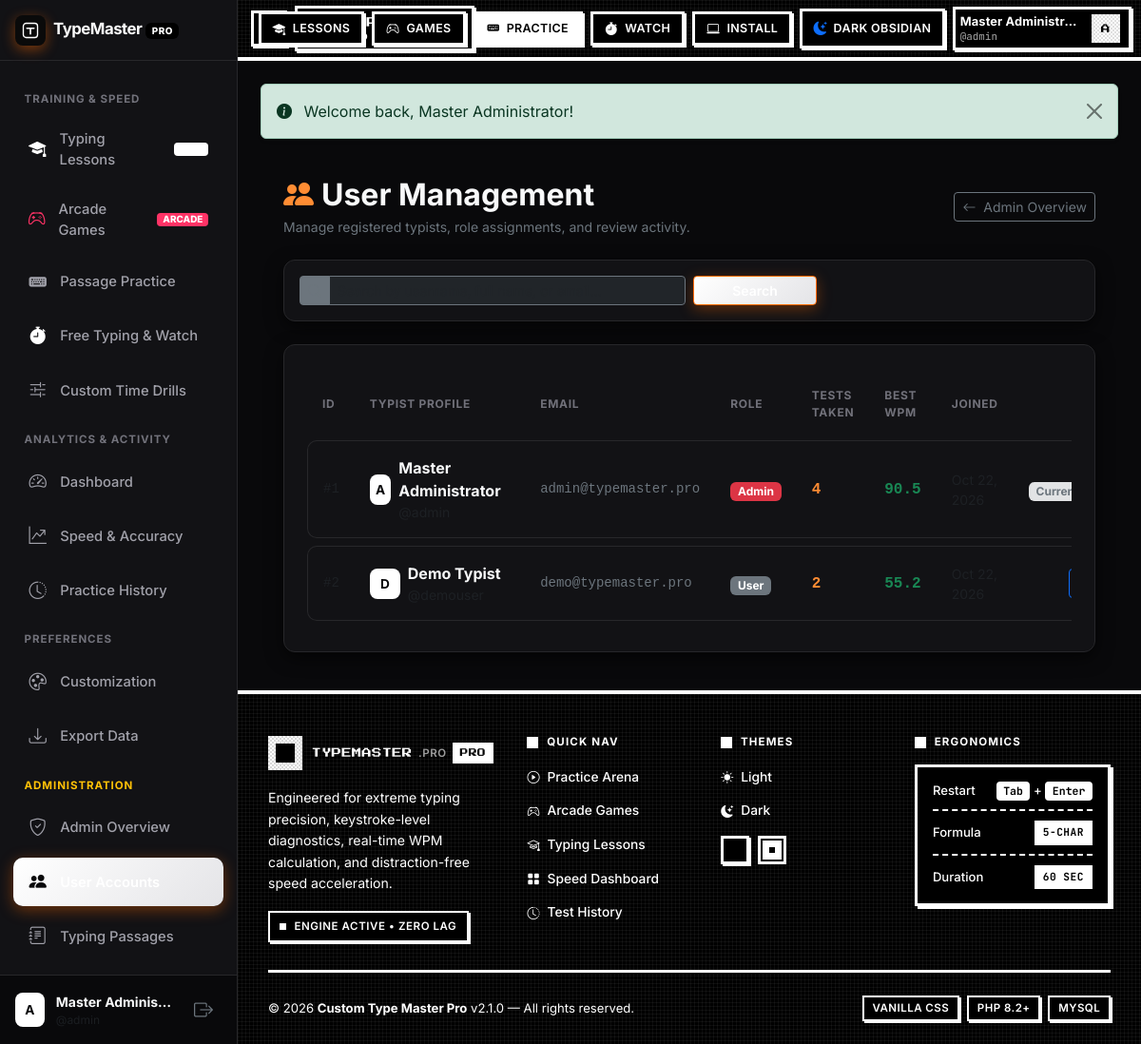
The page /admin/users.php (signed in) on the database its author committed.
### tables this page shows
CREATE TABLE `users` (
  `id` INT UNSIGNED AUTO_INCREMENT PRIMARY KEY,
  `username` VARCHAR(50) NOT NULL UNIQUE,
  `email` VARCHAR(100) NOT NULL UNIQUE,
  `password_hash` VARCHAR(255) NOT NULL,
  `full_name` VARCHAR(100) DEFAULT NULL,
  `role` ENUM('user', 'admin') NOT NULL DEFAULT 'user',
  `avatar` VARCHAR(255) DEFAULT 'default-avatar.png',
  `created_at` TIMESTAMP DEFAULT CURRENT_TIMESTAMP,
  `updated_at` TIMESTAMP DEFAULT CURRENT_TIMESTAMP ON UPDATE CURRENT_TIMESTAMP,
  INDEX `idx_username` (`username`),
  INDEX `idx_email` (`email`),
  INDEX `idx_role` (`role`)
);

### admin/users.php (the view, shortened to what the rows shown need)
<?php
require_once __DIR__ . '/../includes/auth.php';
require_once __DIR__ . '/../includes/functions.php';
$pdo = getDBConnection();
$params = [];
$whereSql = "1=1";
$users = [];
if ($pdo) {
    try {
        $stmt = $pdo->prepare("
            SELECT u.*,
                   COUNT(r.id) AS total_tests,
                   COALESCE(MAX(r.net_wpm), 0) AS best_wpm
            FROM users u
            LEFT JOIN typing_results r ON u.id = r.user_id
            WHERE $whereSql
            GROUP BY u.id
            ORDER BY u.created_at DESC
        ");
        $stmt->execute($params);
        $users = $stmt->fetchAll();
    } catch (Exception $e) {
        error_log('Error loading users: ' . $e->getMessage());
    }
}
include __DIR__ . '/../includes/header.php';
?>
<div class="container-fluid px-md-4 py-3">
  <div class="d-flex flex-column flex-md-row justify-content-between align-items-md-center gap-3 mb-4">
    <div>
      <h2 class="fw-bold text-light mb-1"><i class="bi bi-people-fill text-info me-2"></i>User Management</h2>
    </div>
  </div>
  <div class="glass-card p-4">
    <div class="table-responsive">
      <table class="custom-table mb-0">
        <thead>
          <tr>
            <th>ID</th>
            <th>Typist Profile</th>
            <th>Email</th>
            <th>Role</th>
            <th>Tests Taken</th>
            <th>Best WPM</th>
            <th>Joined</th>
            <th class="text-end">Actions</th>
          </tr>
        </thead>
        <tbody>
          <?php foreach ($users as $u): ?>
            <tr>
              <td class="font-monospace text-muted small">#<?= (int)$u['id'] ?></td>
              <td>
                <div class="d-flex align-items-center gap-2">
                  <div class="user-avatar" style="width: 32px; height: 32px; font-size: 0.85rem;">
                    <?= strtoupper(substr($u['username'], 0, 1)) ?>
                  </div>
                  <div>
                    <div class="fw-bold text-light"><?= e($u['full_name'] ?: $u['username']) ?></div>
                    <div class="text-muted small">@<?= e($u['username']) ?></div>
                  </div>
                </div>
              </td>
              <td class="font-monospace text-secondary small"><?= e($u['email']) ?></td>
              <td>
                <span class="badge <?= ($u['role'] === 'admin') ? 'bg-danger' : 'bg-secondary' ?>">
                  <?= ucfirst($u['role']) ?>
                </span>
              </td>
              <td class="font-monospace text-info fw-bold"><?= (int)$u['total_tests'] ?></td>
              <td class="font-monospace text-success fw-bold"><?= (float)$u['best_wpm'] ?></td>
              <td class="text-muted small"><?= date('M j, Y', strtotime($u['created_at'])) ?></td>
              <td class="text-end">
                <?php if ($u['id'] !== $currentUser['id']): ?>
                  <div class="d-inline-flex gap-1">
                    <form method="POST" action="<?= BASE_URL ?>/admin/users.php" class="d-inline">
                      <button type="submit" class="btn btn-sm <?= ($u['role'] === 'admin') ? 'btn-outline-warning' : 'btn-outline-primary' ?>" title="<?= ($u['role'] === 'admin') ? 'Demote to regular user' : 'Promote to admin' ?>">
                      </button>
                    </form>
                  </div>
                <?php else: ?>
                  <span class="badge bg-secondary-subtle text-secondary">Current Session</span>
                <?php endif; ?>
              </td>
            </tr>
          <?php endforeach; ?>
        </tbody>
      </table>
    </div>
  </div>
</div>
<?php include __DIR__ . '/../includes/footer.php'; ?>

### includes/header.php (shortened to what the rows shown need)
<?php
require_once __DIR__ . '/../includes/auth.php';
require_once __DIR__ . '/../includes/functions.php';
$currentUser = current_user();
$userSettings = $currentUser ? get_user_settings($currentUser['id']) : [
    'theme'               => 'light',
    'font_family'         => 'JetBrains Mono',
    'font_size'           => 22,
    'line_height'         => 1.8,
    'caret_style'         => 'line',
    'caret_color'         => '#ff5532',
    'correct_color'       => '#10b981',
    'incorrect_color'     => '#f43f5e',
    'typing_area_width'   => '920px',
    'sound_enabled'       => 1,
    'sound_theme'         => 'mechanical',
    'default_duration'    => 60,
    'default_difficulty'  => 'intermediate',
    'show_live_wpm'       => 1,
    'show_live_accuracy'  => 1,
    'show_live_word_count'=> 1
];
$activeTheme = $userSettings['theme'] ?? 'light';
?>
<!DOCTYPE html>
<html lang="en" data-theme="<?= e($activeTheme) ?>">
<head>
  <link href="https://cdn.jsdelivr.net/npm/bootstrap@5.3.3/dist/css/bootstrap.min.css" rel="stylesheet">
  <link rel="stylesheet" href="https://cdn.jsdelivr.net/npm/bootstrap-icons@1.11.3/font/bootstrap-icons.min.css">
  <link rel="stylesheet" href="<?= BASE_URL ?>/assets/css/style.css?v=<?= filemtime(__DIR__ . '/../assets/css/style.css') ?>">
</head>
<body>
<div class="app-container <?= $currentUser ? 'has-sidebar' : 'no-sidebar' ?>">
  <?php if ($currentUser): ?>
    <?php include __DIR__ . '/sidebar.php'; ?>
  <?php endif; ?>
  <div class="main-wrapper">
    <header class="app-navbar d-flex align-items-center justify-content-between gap-2">
      <div class="d-flex align-items-center gap-1 gap-md-2">
        <?php if ($currentUser): ?>
          <div class="dropdown">
            <button class="px-user-btn" type="button" data-bs-toggle="dropdown" aria-expanded="false" aria-label="User menu">
              <div class="px-user-meta d-none d-xl-block">
                <div class="px-user-name"><?= e($currentUser['full_name']) ?></div>
                <div class="px-user-handle">@<?= e($currentUser['username']) ?></div>
              </div>
              <div class="px-user-avatar">
                <span><?= strtoupper(substr($currentUser['username'], 0, 1)) ?></span>
              </div>
            </button>
          </div>
        <?php endif; ?>
      </div>
    </header>
    <main class="<?= isset($mainClass) ? e($mainClass) : (!empty($noMainPadding) ? 'flex-grow-1 p-0' : 'flex-grow-1 p-3 p-md-4') ?>">

### includes/sidebar.php (shortened to what the rows shown need)
<?php
$currentPage = basename($_SERVER['PHP_SELF'] ?? '');
$currentDir = basename(dirname($_SERVER['PHP_SELF'] ?? ''));
$isAdminSection = ($currentDir === 'admin');
?>
<aside class="app-sidebar">
  <div class="sidebar-header border-bottom px-3 d-flex align-items-center" style="border-color: var(--border-color) !important;">
    <a href="<?= BASE_URL ?>/dashboard.php" class="app-brand text-decoration-none d-flex align-items-center gap-2">
      <div class="brand-logo-badge d-flex align-items-center justify-content-center" style="width: 32px; height: 32px; background: #0a0a0a; border-radius: 8px;">
        <svg width="18" height="18" viewBox="0 0 24 24" fill="none" xmlns="http://www.w3.org/2000/svg">
          <rect x="2" y="2" width="20" height="20" rx="4" fill="#0a0a0a" stroke="#ffffff" stroke-width="1.8"/>
          <path d="M7 9H17M12 9V17" stroke="#ffffff" stroke-width="2.2" stroke-linecap="round"/>
        </svg>
      </div>
      <div class="brand-name-wrap d-flex align-items-baseline gap-1">
        <span class="brand-name fw-bold" style="color: var(--text-primary); letter-spacing: -0.03em; font-size: 1.05rem;">TypeMaster</span>
        <span class="badge bg-black text-white px-1.5 py-0.5 rounded" style="font-size: 0.62rem; font-weight: 800; letter-spacing: 0.05em;">PRO</span>
      </div>
    </a>
  </div>
  <div class="sidebar-menu">
    <div class="nav-section-title">Training & Speed</div>
    <a href="<?= BASE_URL ?>/lessons.php" class="sidebar-link <?= ($currentPage === 'lessons.php' || $currentPage === 'lesson-player.php') ? 'active' : '' ?>">
      <i class="bi bi-mortarboard-fill" style="color: var(--first-color);"></i>
      <span>Typing Lessons</span>
      <span class="badge ms-auto" style="font-size: 0.62rem; font-weight: 800; background: var(--first-color); color: #fff; padding: 2px 6px; border-radius: 4px;">NEW</span>
    </a>
    <a href="<?= BASE_URL ?>/games.php" class="sidebar-link <?= in_array($currentPage, ['games.php', 'game-ninja.php', 'game-space.php', 'game-racer.php', 'game-balloon.php', 'game-meteor.php']) ? 'active' : '' ?>">
      <i class="bi bi-controller" style="color: #ff3366;"></i>
      <span>Arcade Games</span>
      <span class="badge ms-auto" style="font-size: 0.62rem; font-weight: 800; background: #ff3366; color: #fff; padding: 2px 6px; border-radius: 4px;">ARCADE</span>
    </a>
    <a href="<?= BASE_URL ?>/practice.php?mode=passage" class="sidebar-link <?= ($currentPage === 'practice.php' && (!isset($_GET['mode']) || $_GET['mode'] === 'passage')) ? 'active' : '' ?>">
      <i class="bi bi-keyboard-fill"></i>
      <span>Passage Practice</span>
    </a>
    <a href="<?= BASE_URL ?>/practice.php?mode=free" class="sidebar-link <?= ($currentPage === 'practice.php' && isset($_GET['mode']) && $_GET['mode'] === 'free') ? 'active' : '' ?>">
      <i class="bi bi-stopwatch-fill" style="color: var(--first-color);"></i>
      <span>Free Typing &amp; Watch</span>
    </a>
    <a href="<?= BASE_URL ?>/practice.php?mode=custom" class="sidebar-link <?= ($currentPage === 'practice.php' && isset($_GET['mode']) && $_GET['mode'] === 'custom') ? 'active' : '' ?>">
      <i class="bi bi-sliders2"></i>
      <span>Custom Time Drills</span>
    </a>
    <div class="nav-section-title">Analytics & Activity</div>
    <a href="<?= BASE_URL ?>/dashboard.php" class="sidebar-link <?= ($currentPage === 'dashboard.php') ? 'active' : '' ?>">
      <i class="bi bi-speedometer2"></i>
      <span>Dashboard</span>
    </a>
    <a href="<?= BASE_URL ?>/statistics.php" class="sidebar-link <?= ($currentPage === 'statistics.php') ? 'active' : '' ?>">
      <i class="bi bi-graph-up-arrow"></i>
      <span>Speed &amp; Accuracy</span>
    </a>
    <a href="<?= BASE_URL ?>/history.php" class="sidebar-link <?= ($currentPage === 'history.php' || $currentPage === 'results.php') ? 'active' : '' ?>">
      <i class="bi bi-clock-history"></i>
      <span>Practice History</span>
    </a>
    <div class="nav-section-title">Preferences</div>
    <a href="<?= BASE_URL ?>/settings.php" class="sidebar-link <?= ($currentPage === 'settings.php') ? 'active' : '' ?>">
      <i class="bi bi-palette"></i>
      <span>Customization</span>
    </a>
    <a href="<?= BASE_URL ?>/export.php" class="sidebar-link <?= ($currentPage === 'export.php') ? 'active' : '' ?>">
      <i class="bi bi-download"></i>
      <span>Export Data</span>
    </a>
    <?php if (is_admin()): ?>
      <div class="nav-section-title text-warning">Administration</div>
      <a href="<?= BASE_URL ?>/admin/index.php" class="sidebar-link <?= ($isAdminSection && $currentPage === 'index.php') ? 'active' : '' ?>">
        <i class="bi bi-shield-check"></i>
        <span>Admin Overview</span>
      </a>
      <a href="<?= BASE_URL ?>/admin/users.php" class="sidebar-link <?= ($currentPage === 'users.php') ? 'active' : '' ?>">
        <i class="bi bi-people-fill"></i>
        <span>User Accounts</span>
      </a>
      <a href="<?= BASE_URL ?>/admin/passages.php" class="sidebar-link <?= ($currentPage === 'passages.php') ? 'active' : '' ?>">
        <i class="bi bi-journal-text"></i>
        <span>Typing Passages</span>
      </a>
    <?php endif; ?>
    <div class="mt-auto px-2 pt-3 pb-1">
    </div>
  </div>
  <div class="sidebar-user">
    <div class="user-avatar">
      <?= strtoupper(substr($currentUser['username'] ?? 'U', 0, 1)) ?>
    </div>
    <div class="flex-grow-1 text-truncate">
      <div class="fw-bold text-light small text-truncate"><?= e($currentUser['full_name'] ?? 'User') ?></div>
      <div class="text-muted" style="font-size: 0.75rem;">@<?= e($currentUser['username'] ?? 'typist') ?></div>
    </div>
    <a href="<?= BASE_URL ?>/logout.php" class="btn btn-sm text-secondary" title="Sign Out">
      <i class="bi bi-box-arrow-right fs-5"></i>
    </a>
  </div>
</aside>

### rows shown on the page
users: username "A", full_name "Master Adminis…", username "admin", full_name "Master Administr…", full_name "Master Administrator", email "admin@typemaster.pro", role "Admin", total_tests "4", best_wpm "90.5", shows "Current Session"
users: username "D", full_name "Demo Typist", email "demo@typemaster.pro", role "User", total_tests "2", best_wpm "55.2"

### other values the page prints
$flash['message'] "Welcome back, Master Administrator!"
APP_NAME "Custom Type Master Pro"
APP_VERSION "2.1.0"
